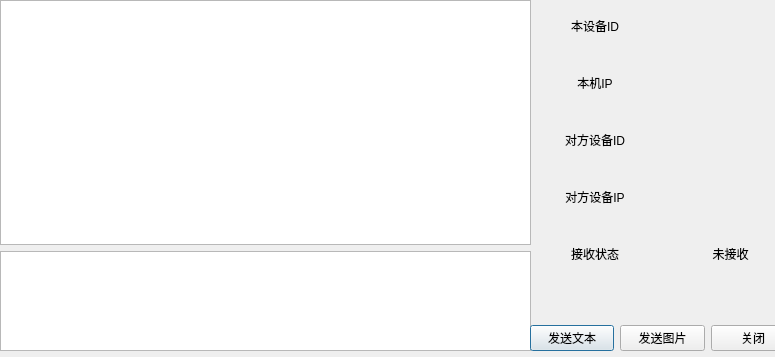
<?xml version="1.0" encoding="UTF-8"?>
<ui version="4.0">
 <class>Dialog</class>
 <widget class="QDialog" name="Dialog">
  <property name="geometry">
   <rect>
    <x>0</x>
    <y>0</y>
    <width>775</width>
    <height>357</height>
   </rect>
  </property>
  <property name="windowTitle">
   <string>Dialog</string>
  </property>
  <widget class="QWidget" name="verticalLayoutWidget">
   <property name="geometry">
    <rect>
     <x>0</x>
     <y>0</y>
     <width>531</width>
     <height>351</height>
    </rect>
   </property>
   <layout class="QVBoxLayout" name="verticalLayout">
    <item>
     <widget class="QListWidget" name="listWidget"/>
    </item>
    <item>
     <widget class="QTextEdit" name="textEdit">
      <property name="maximumSize">
       <size>
        <width>16777215</width>
        <height>100</height>
       </size>
      </property>
     </widget>
    </item>
   </layout>
  </widget>
  <widget class="QWidget" name="verticalLayoutWidget_2">
   <property name="geometry">
    <rect>
     <x>530</x>
     <y>0</y>
     <width>265</width>
     <height>351</height>
    </rect>
   </property>
   <layout class="QVBoxLayout" name="verticalLayout_2">
    <item>
     <layout class="QHBoxLayout" name="horizontalLayout">
      <item>
       <widget class="QLabel" name="__my_device_id_label">
        <property name="text">
         <string>本设备ID</string>
        </property>
        <property name="alignment">
         <set>Qt::AlignCenter</set>
        </property>
       </widget>
      </item>
      <item>
       <widget class="QLabel" name="my_device_id">
        <property name="text">
         <string/>
        </property>
        <property name="alignment">
         <set>Qt::AlignCenter</set>
        </property>
       </widget>
      </item>
     </layout>
    </item>
    <item>
     <layout class="QHBoxLayout" name="horizontalLayout_2">
      <item>
       <widget class="QLabel" name="__my_device_ip_label">
        <property name="text">
         <string>本机IP</string>
        </property>
        <property name="alignment">
         <set>Qt::AlignCenter</set>
        </property>
       </widget>
      </item>
      <item>
       <widget class="QLabel" name="my_device_ip">
        <property name="text">
         <string/>
        </property>
        <property name="alignment">
         <set>Qt::AlignCenter</set>
        </property>
       </widget>
      </item>
     </layout>
    </item>
    <item>
     <layout class="QHBoxLayout" name="horizontalLayout_3">
      <item>
       <widget class="QLabel" name="__other_device_id_label">
        <property name="text">
         <string>对方设备ID</string>
        </property>
        <property name="alignment">
         <set>Qt::AlignCenter</set>
        </property>
       </widget>
      </item>
      <item>
       <widget class="QLabel" name="other_device_id">
        <property name="text">
         <string/>
        </property>
        <property name="alignment">
         <set>Qt::AlignCenter</set>
        </property>
       </widget>
      </item>
     </layout>
    </item>
    <item>
     <layout class="QHBoxLayout" name="horizontalLayout_4">
      <item>
       <widget class="QLabel" name="__other_device_ip_label">
        <property name="text">
         <string>对方设备IP</string>
        </property>
        <property name="alignment">
         <set>Qt::AlignCenter</set>
        </property>
       </widget>
      </item>
      <item>
       <widget class="QLabel" name="other_device_ip">
        <property name="text">
         <string/>
        </property>
        <property name="alignment">
         <set>Qt::AlignCenter</set>
        </property>
       </widget>
      </item>
     </layout>
    </item>
    <item>
     <layout class="QHBoxLayout" name="horizontalLayout_6">
      <item>
       <widget class="QLabel" name="__if_receive_msg_label">
        <property name="text">
         <string>接收状态</string>
        </property>
        <property name="alignment">
         <set>Qt::AlignCenter</set>
        </property>
       </widget>
      </item>
      <item>
       <widget class="QLabel" name="if_receive_msg">
        <property name="text">
         <string>未接收</string>
        </property>
        <property name="alignment">
         <set>Qt::AlignCenter</set>
        </property>
       </widget>
      </item>
     </layout>
    </item>
    <item>
     <spacer name="verticalSpacer">
      <property name="orientation">
       <enum>Qt::Vertical</enum>
      </property>
      <property name="sizeType">
       <enum>QSizePolicy::Fixed</enum>
      </property>
      <property name="sizeHint" stdset="0">
       <size>
        <width>20</width>
        <height>40</height>
       </size>
      </property>
     </spacer>
    </item>
    <item>
     <layout class="QHBoxLayout" name="horizontalLayout_5">
      <item>
       <widget class="QPushButton" name="send_msg_button">
        <property name="text">
         <string>发送文本</string>
        </property>
       </widget>
      </item>
      <item>
       <widget class="QPushButton" name="send_pic_button">
        <property name="text">
         <string>发送图片</string>
        </property>
       </widget>
      </item>
      <item>
       <widget class="QPushButton" name="close_button">
        <property name="text">
         <string>关闭</string>
        </property>
       </widget>
      </item>
     </layout>
    </item>
   </layout>
  </widget>
 </widget>
 <resources/>
 <connections/>
</ui>
